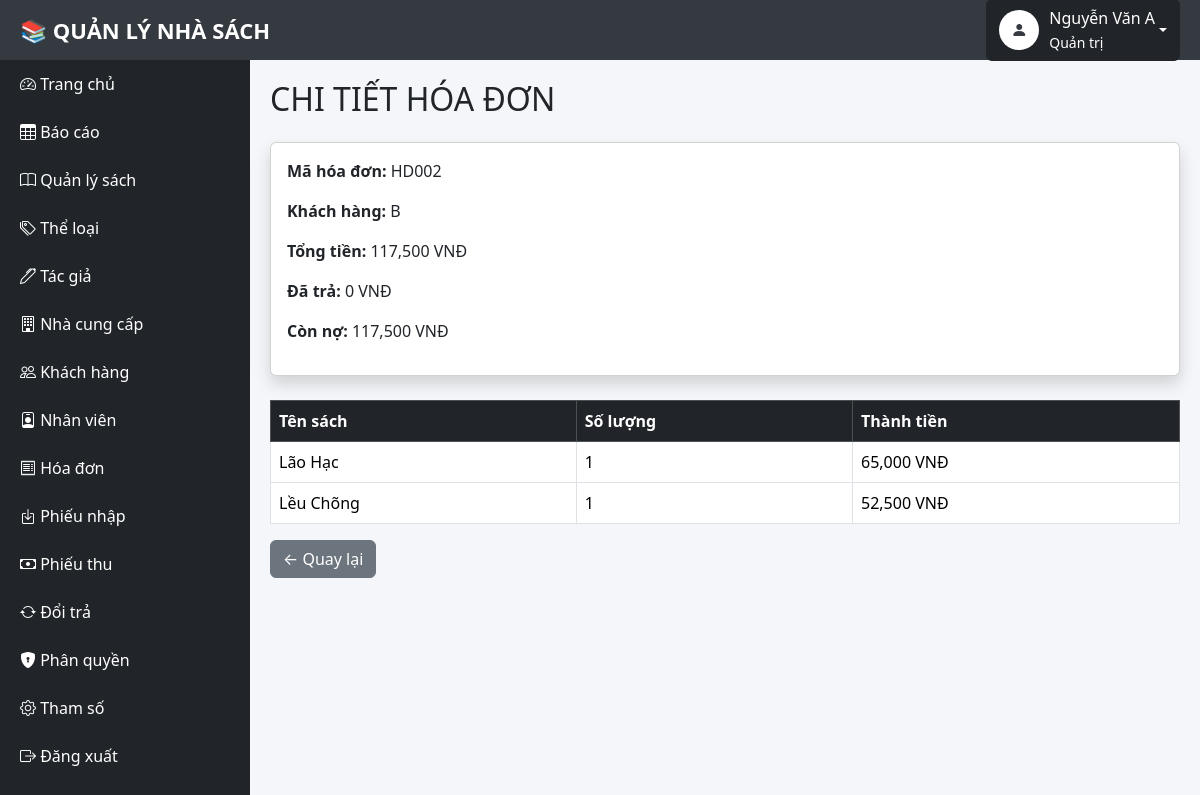
Page /hoadon/chitiet.php?id=HD002 (signed in) on the committed database.
### tables this page shows
CREATE TABLE `hoadon` (
  `MaHD` varchar(20) NOT NULL,
  `NgayLapHD` datetime DEFAULT NULL,
  `MaKH` varchar(20) DEFAULT NULL,
  `TongTien` int(11) DEFAULT NULL,
  `DaTra` int(11) DEFAULT NULL
);

CREATE TABLE `khachhang` (
  `MaKH` varchar(20) NOT NULL,
  `TenKH` varchar(100) DEFAULT NULL,
  `NamSinh` datetime DEFAULT NULL,
  `SDT` varchar(20) DEFAULT NULL,
  `Email` varchar(100) DEFAULT NULL,
  `DiaChi` varchar(255) DEFAULT NULL,
  `TienNo` int(11) DEFAULT NULL
);

CREATE TABLE `ct_hoadon` (
  `MaHD` varchar(20) NOT NULL,
  `MaSach` varchar(20) NOT NULL,
  `SoLuongBan` int(11) DEFAULT NULL,
  `ThanhTien` int(11) DEFAULT NULL
);

CREATE TABLE `sach` (
  `MaSach` varchar(20) NOT NULL,
  `TenSach` varchar(255) DEFAULT NULL,
  `MaTheLoai` varchar(20) DEFAULT NULL,
  `MaTacGia` varchar(20) DEFAULT NULL,
  `SoLuong` int(11) DEFAULT NULL,
  `DonGiaBan` int(11) DEFAULT NULL
);

### hoadon/chitiet.php (the view, shortened to what this page needs)
<?php
include("../layout/header.php");
include("../layout/sidebar.php");
$id = $_GET['id'];
$hd = mysqli_query($conn,"
SELECT
    HOADON.*,
    KHACHHANG.TenKH
FROM HOADON
JOIN KHACHHANG
ON HOADON.MaKH = KHACHHANG.MaKH
WHERE MaHD='$id'
");
$hoadon = mysqli_fetch_assoc($hd);
$ct = mysqli_query($conn,"
SELECT
    CT_HOADON.*,
    SACH.TenSach
FROM CT_HOADON
JOIN SACH
ON CT_HOADON.MaSach = SACH.MaSach
WHERE MaHD='$id'
");
?>
<div class="content">
<h2 class="mb-4">
CHI TIẾT HÓA ĐƠN
</h2>
<div class="card shadow mb-4">
<div class="card-body">
<p>
<b>Mã hóa đơn:</b>
<?= $hoadon['MaHD'] ?>
</p>
<p>
<b>Khách hàng:</b>
<?= $hoadon['TenKH'] ?>
</p>
<p>
<b>Tổng tiền:</b>
<?= number_format($hoadon['TongTien']) ?> VNĐ
</p>
<p>
<b>Đã trả:</b>
<?= number_format($hoadon['DaTra']) ?> VNĐ
</p>
<p>
<b>Còn nợ:</b>
<?= number_format(
$hoadon['TongTien'] - $hoadon['DaTra']
) ?>
VNĐ
</p>
</div>
</div>
<table class="table table-bordered">
<tr class="table-dark">
<th>Tên sách</th>
<th>Số lượng</th>
<th>Thành tiền</th>
</tr>
<?php while($row = mysqli_fetch_assoc($ct)){ ?>
<tr>
<td><?= $row['TenSach'] ?></td>
<td><?= $row['SoLuongBan'] ?></td>
<td>
<?= number_format($row['ThanhTien']) ?> VNĐ
</td>
</tr>
<?php } ?>
</table>
<a href="index.php"
class="btn btn-secondary">
← Quay lại
</a>
</div>
<?php
include("../layout/footer.php");
?>

### layout/header.php (style rules this page uses)
body { margin:0; background:#f4f6f9; }
.content { margin-left:250px; margin-top:60px; padding:20px; }

### rows in the picture
hoadon: MaHD "HD002", MaKH.TenKH "B", TongTien "117,500", DaTra "0", $hoadon['TongTien'] - $hoadon['DaTra'] "117,500"
ct_hoadon: MaSach.TenSach "Lão Hạc", SoLuongBan "1", ThanhTien "65,000"
ct_hoadon: MaSach.TenSach "Lều Chõng", SoLuongBan "1", ThanhTien "52,500"

### other values in the picture
$_SESSION['user']['TenNV'] "Nguyễn Văn A"
$_SESSION['user']['TenNhomNguoiDung'] "Quản trị"
